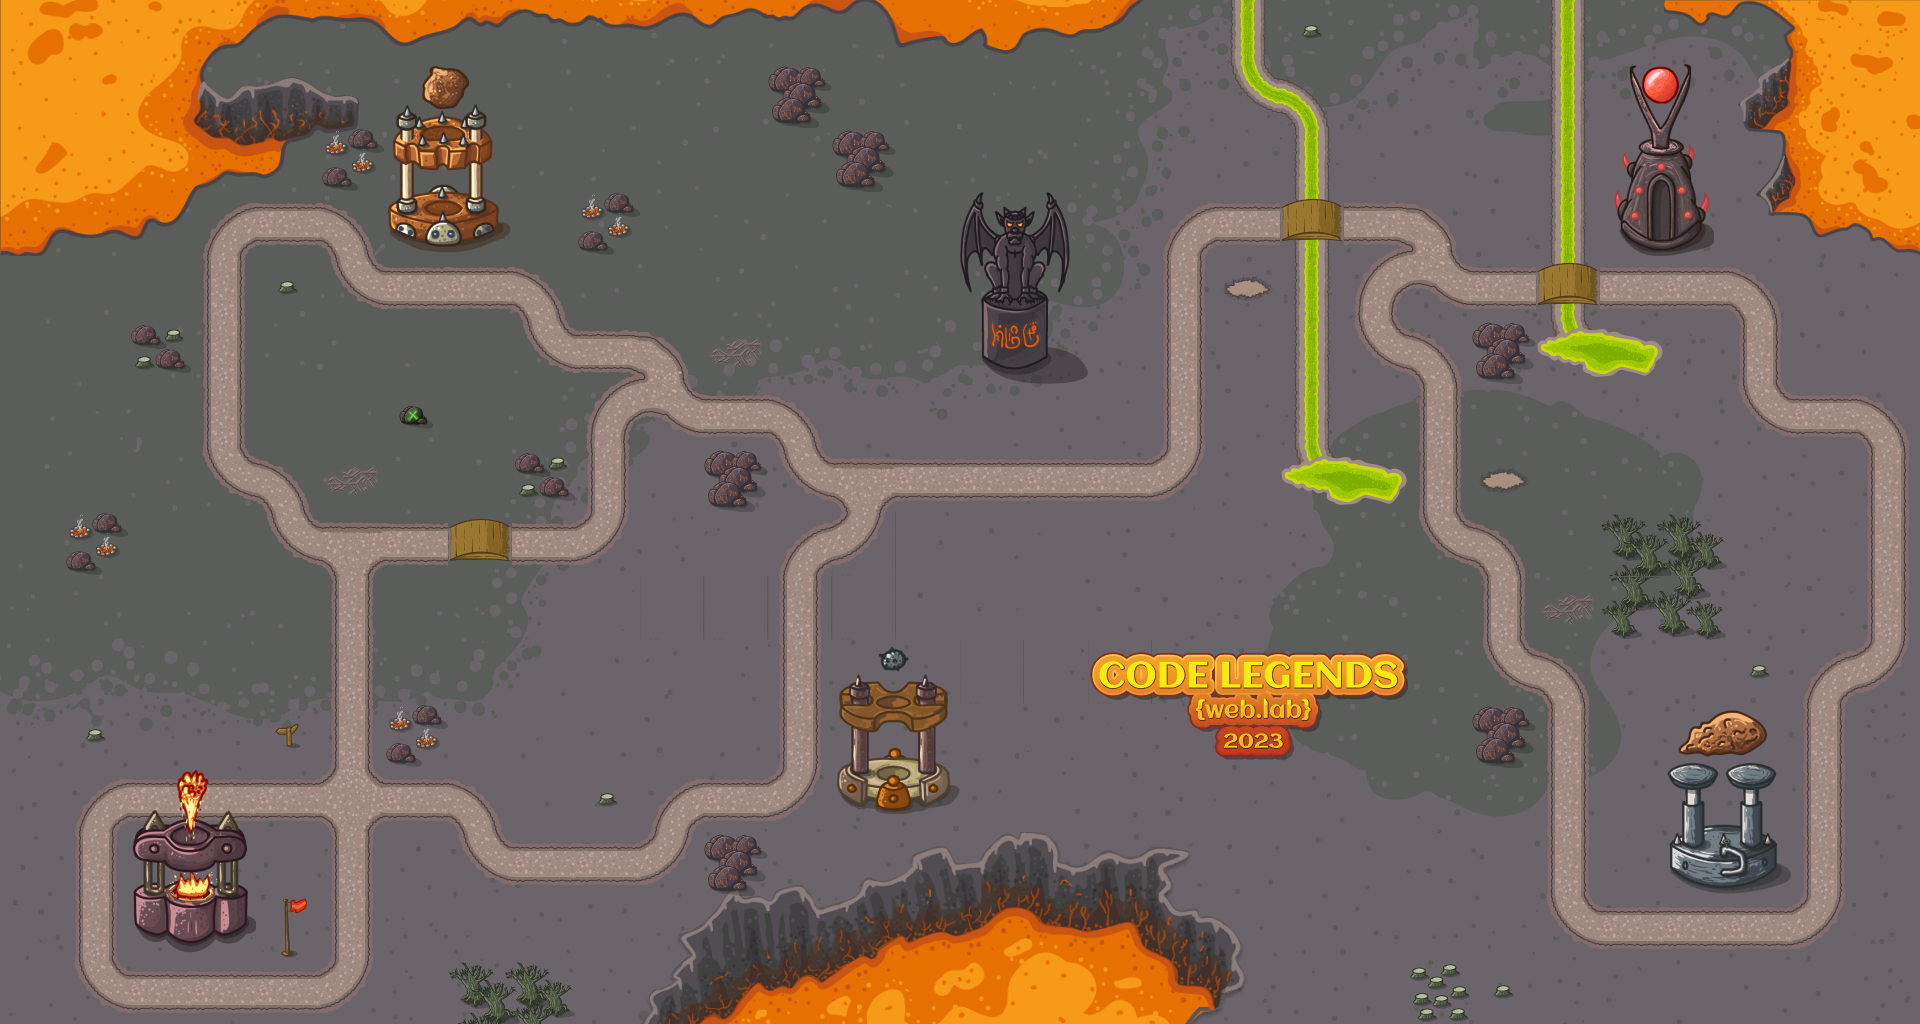

Tiled map render using the project's own tile images. Description and the map definition, with tile-layer contents summarised, below:
An orthogonal 30x16 tile map with 64x64 px tiles, 6 tile layers (background, Tile Layer 2, lava, decorations, ...), 6 tilesets and 7 objects (5x event, start).

<map version="1.9" tiledversion="1.9.2" orientation="orthogonal" renderorder="right-down" width="30" height="16" tilewidth="64" tileheight="64" infinite="0" nextlayerid="10" nextobjectid="15">
 <tileset firstgid="1" source="[A]ts1.tsx" />
 <tileset firstgid="25" source="[A]map1_bg.tsx" />
 <tileset firstgid="505" source="map1_lava.tsx" />
 <tileset firstgid="793" source="[A]map1_towers.tsx" />
 <tileset firstgid="841" source="[A]map1_roads.tsx" />
 <tileset firstgid="889" source="[A]logo.tsx" />
 <layer id="1" name="background" width="30" height="16" locked="1">
  <data>[480 cells, 473 non-empty, 1 distinct tile ids]</data>
 </layer>
 <layer id="4" name="Tile Layer 2" width="30" height="16" locked="1">
  <data>[480 cells, 473 non-empty, 473 distinct tile ids]</data>
 </layer>
 <layer id="5" name="lava" width="30" height="16" locked="1">
  <data>[480 cells, 122 non-empty, 110 distinct tile ids]</data>
 </layer>
 <layer id="9" name="decorations" width="30" height="16">
  <data>[480 cells, 46 non-empty, 26 distinct tile ids]</data>
 </layer>
 <layer id="8" name="roads" width="30" height="16">
  <data>[480 cells, 110 non-empty, 15 distinct tile ids]</data>
 </layer>
 <layer id="7" name="towers" width="30" height="16">
  <data>[480 cells, 36 non-empty, 36 distinct tile ids]</data>
 </layer>
 <objectgroup id="6" name="tower events">
  <object id="1" name="start" class="start" x="896" y="512">
   <point />
  </object>
  <object id="3" x="1088" y="512" />
  <object id="8" name="Tower-1" class="event" x="384" y="64" width="128" height="256" />
  <object id="11" name="Tower-2" class="event" x="768" y="640" width="192" height="192" />
  <object id="12" name="Tower-3" class="event" x="128" y="768" width="128" height="256" />
  <object id="13" name="Tower-4" class="event" x="1600" y="64" width="128" height="256" />
  <object id="14" name="Tower-5" class="event" x="1664" y="704" width="128" height="256" />
 </objectgroup>
</map>